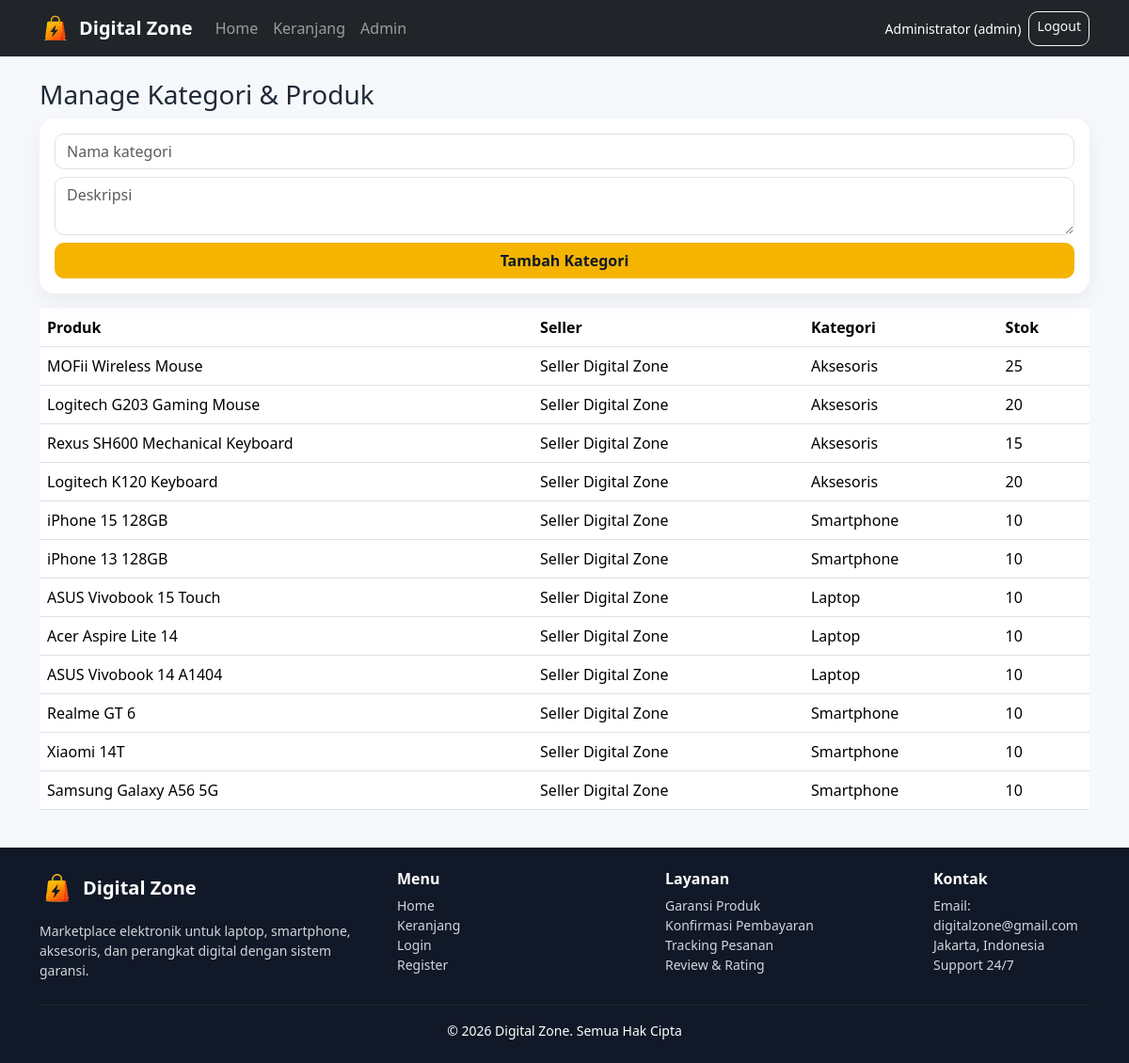
/src/views/admin/products.php (signed in), run on the app's committed database.
### tables this page shows
CREATE TABLE products (
    id INT AUTO_INCREMENT PRIMARY KEY,
    seller_id INT,
    name VARCHAR(150) NOT NULL,
    description TEXT,
    price DECIMAL(12,2) NOT NULL,
    stock INT NOT NULL DEFAULT 0,
    category_id INT,
    image VARCHAR(255),
    warranty_months INT DEFAULT 12,
    created_at TIMESTAMP DEFAULT CURRENT_TIMESTAMP,
    FOREIGN KEY (seller_id) REFERENCES users(id) ON DELETE SET NULL,
    FOREIGN KEY (category_id) REFERENCES categories(id) ON DELETE SET NULL
);

CREATE TABLE users (
    id INT AUTO_INCREMENT PRIMARY KEY,
    name VARCHAR(100) NOT NULL,
    email VARCHAR(100) NOT NULL UNIQUE,
    password VARCHAR(255) NOT NULL,
    role ENUM('admin','seller','buyer') NOT NULL DEFAULT 'buyer',
    status ENUM('active','pending','blocked') NOT NULL DEFAULT 'active',
    created_at TIMESTAMP DEFAULT CURRENT_TIMESTAMP
);

CREATE TABLE categories (
    id INT AUTO_INCREMENT PRIMARY KEY,
    name VARCHAR(100) NOT NULL,
    description TEXT
);

### src/views/admin/products.php (the view, shortened to what this page needs)
<!doctype html>
<html lang="id">
<head>
    <link href="https://cdn.jsdelivr.net/npm/bootstrap@5.3.3/dist/css/bootstrap.min.css" rel="stylesheet">
    <link rel="stylesheet" href="/UAS_INFO2425_202410715013_IMANUEL/src/assets/css/style.css">
</head>
<body>
<?php include __DIR__ . '/../public/navbar.php'; ?>
<div class="container py-4">
    <?php require_once __DIR__ . '/../../controllers/AdminController.php'; ?>
    <h3>Manage Kategori & Produk</h3>
    <form class="card p-3 mb-3" method="post" action="../../controllers/AdminController.php">
        <input class="form-control mb-2" name="name" placeholder="Nama kategori">
        <textarea class="form-control mb-2" name="description" placeholder="Deskripsi"></textarea>
        <button class="btn btn-primary" name="save_category">
            Tambah Kategori
        </button>
    </form>
    <table class="table bg-white">
        <tr>
            <th>Produk</th>
            <th>Seller</th>
            <th>Kategori</th>
            <th>Stok</th>
        </tr>
        <?php
        $q = mysqli_query(
            $conn,
            "SELECT p.*,u.name seller,c.name category
             FROM products p
             LEFT JOIN users u ON p.seller_id=u.id
             LEFT JOIN categories c ON p.category_id=c.id
             ORDER BY p.id DESC"
        );
        while ($p = mysqli_fetch_assoc($q)):
        ?>
            <tr>
                <td><?= htmlspecialchars($p['name']) ?></td>
                <td><?= htmlspecialchars($p['seller']) ?></td>
                <td><?= htmlspecialchars($p['category']) ?></td>
                <td><?= $p['stock'] ?></td>
            </tr>
        <?php endwhile; ?>
    </table>
</div>
<?php include __DIR__ . '/../public/footer.php'; ?>

### src/assets/css/style.css (style rules this page uses)
html, body { height: 100%; margin: 0; }
body { background: #f6f8fb; min-height: 100vh; display: flex; flex-direction: column; font-family: "Segoe UI", Arial, sans-serif; color: #1f2937; }
.card, .dashboard-box { background: #fff; border: 0; border-radius: 16px; box-shadow: 0 8px 22px rgba(0, 0, 0, .06); }
.table td, .table th { vertical-align: middle; }
.form-control, .form-select, .btn { border-radius: 10px; }
.btn-primary, .btn-warning { background: #f4b400; border-color: #f4b400; color: #111827; font-weight: 600; transition: all .2s ease; }

### data on the page
products: name "MOFii Wireless Mouse", seller.name "Seller Digital Zone", category.name "Aksesoris", stock "25"
products: name "Logitech G203 Gaming Mouse", seller.name "Seller Digital Zone", category.name "Aksesoris", stock "20"
products: name "Rexus SH600 Mechanical Keyboard", seller.name "Seller Digital Zone", category.name "Aksesoris", stock "15"
products: name "Logitech K120 Keyboard", seller.name "Seller Digital Zone", category.name "Aksesoris", stock "20"
products: name "iPhone 15 128GB", seller.name "Seller Digital Zone", category.name "Smartphone", stock "10"
products: name "iPhone 13 128GB", seller.name "Seller Digital Zone", category.name "Smartphone", stock "10"
products: name "ASUS Vivobook 15 Touch", seller.name "Seller Digital Zone", category.name "Laptop", stock "10"
products: name "Acer Aspire Lite 14", seller.name "Seller Digital Zone", category.name "Laptop", stock "10"
products: name "ASUS Vivobook 14 A1404", seller.name "Seller Digital Zone", category.name "Laptop", stock "10"
products: name "Realme GT 6", seller.name "Seller Digital Zone", category.name "Smartphone", stock "10"
products: name "Xiaomi 14T", seller.name "Seller Digital Zone", category.name "Smartphone", stock "10"
products: name "Samsung Galaxy A56 5G", seller.name "Seller Digital Zone", category.name "Smartphone", stock "10"

### other printed values
$_SESSION['user']['name'] "Administrator"
$_SESSION['user']['role'] "admin"
